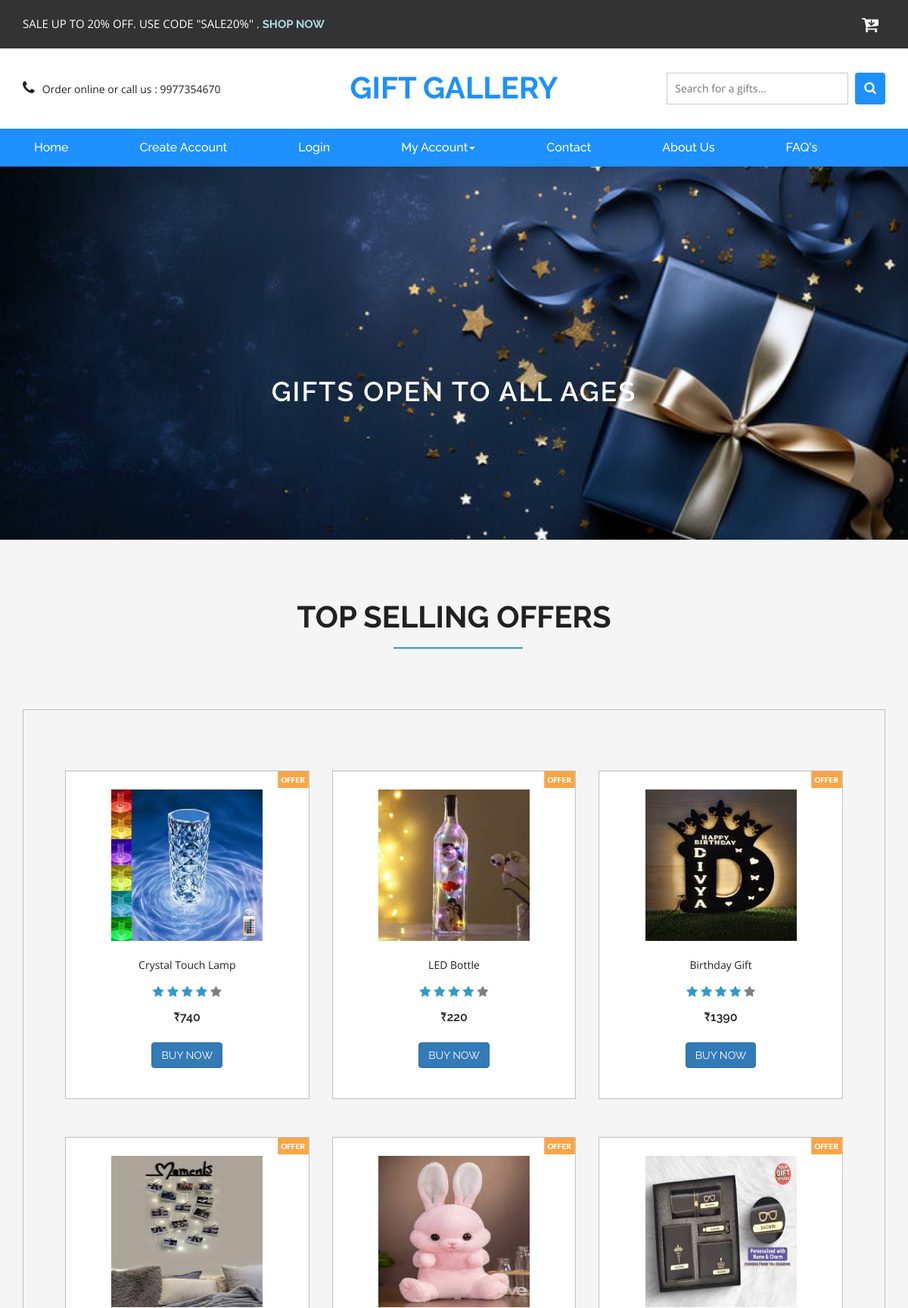
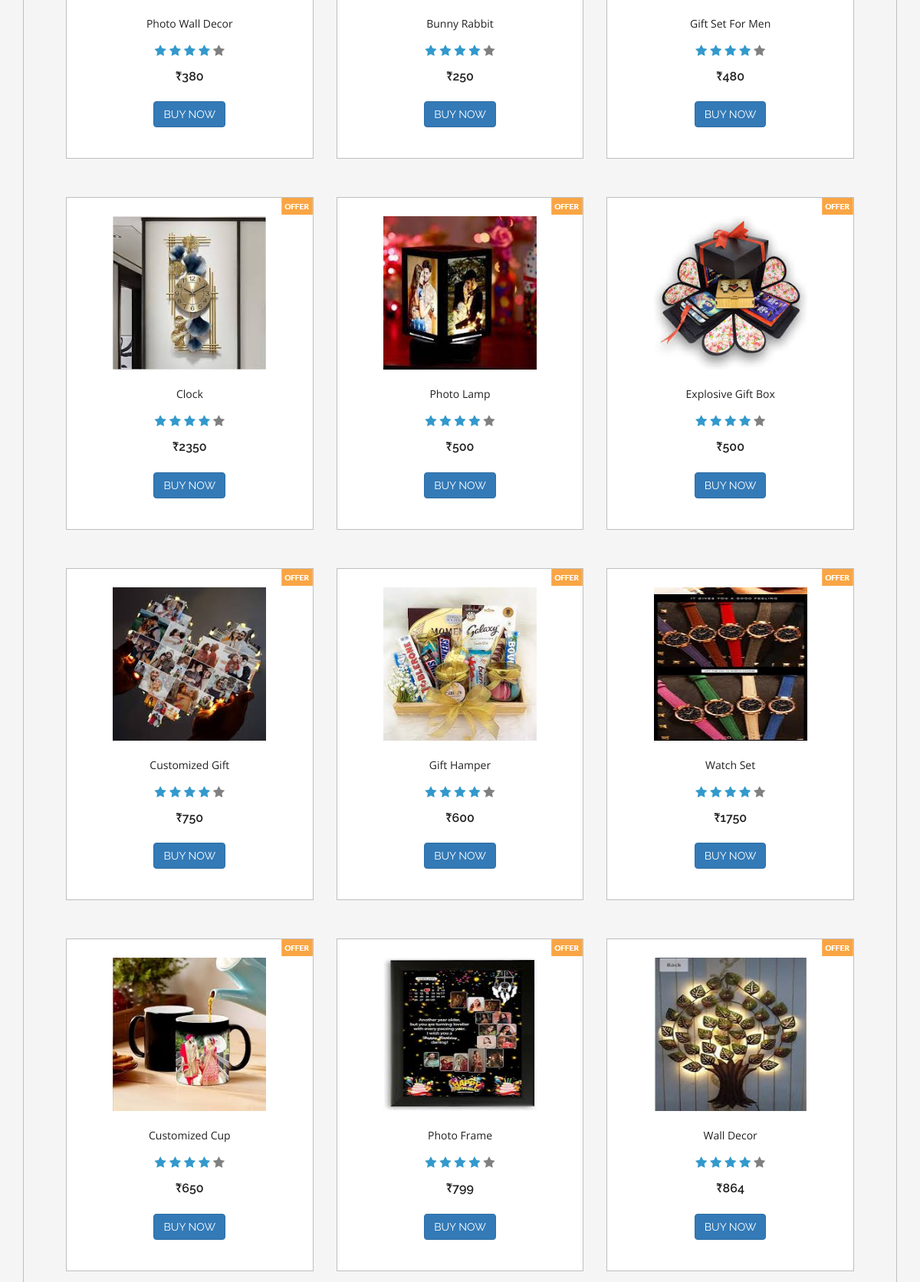
The page / (upper part) on the database its author committed (2 pictures, top to bottom).
### tables this page shows
CREATE TABLE `add_product` (
  `Product Id` int(11) NOT NULL,
  `Product Name` varchar(100) NOT NULL,
  `Product Price` varchar(100) NOT NULL,
  `Product Quantity` varchar(100) NOT NULL,
  `Product Category` varchar(100) NOT NULL,
  `Product Image` varchar(100) NOT NULL
);

### index.php (the view, shortened to what this page needs)
<!DOCTYPE html>
<html>
<head>
<link href="css/bootstrap.css" rel="stylesheet" type="text/css" media="all" />
<link href="css/style.css" rel="stylesheet" type="text/css" media="all" />
<link href="css/font-awesome.css" rel="stylesheet">
</head>
<body>
	<div class="agileits_header">
		<div class="container">
			<div class="w3l_offers">
				<p>SALE UP TO 20% OFF. USE CODE "SALE20%" . <a href="#">SHOP NOW</a></p>
			</div>
			<div class="product_list_header">
					<form action="#" method="post" class="last">
						<button class="w3view-cart" type="submit" name="submit" value=""><i class="fa fa-cart-arrow-down" aria-hidden="true"></i></button>
					</form>
			</div>
			<div class="clearfix"> </div>
		</div>
	</div>
	<div class="logo_products">
		<div class="container">
		<div class="w3ls_logo_products_left1">
				<ul class="phone_email">
					<li><i class="fa fa-phone" aria-hidden="true"></i>Order online or call us : 9977354670</li>
				</ul>
			</div>
			<div class="w3ls_logo_products_left">
				<h1><a href="index.php">Gift Gallery</a></h1>
			</div>
		<div class="w3l_search">
			<form action="#" method="post">
				<input type="search" name="Search" placeholder="Search for a gifts..." required="">
				<button type="submit" class="btn btn-default search" aria-label="Left Align">
					<i class="fa fa-search" aria-hidden="true"> </i>
				</button>
			</form>
		</div>
			<div class="clearfix"> </div>
		</div>
	</div>
	<div class="navigation-agileits">
		<div class="container">
			<nav class="navbar navbar-default">
							<div class="collapse navbar-collapse" id="bs-megadropdown-tabs">
								<ul class="nav navbar-nav">
									<li class="active"><a href="index.php" class="act">Home</a></li>
                                    <li hidden><a href="index.php"></a></li>
									<li><a href="register.php">Create Account</a></li>
									<li hidden><a href="index.php"></a></li>
									<li><a href="login.php">Login</a></li>
									<li hidden><a href="index.php"></a></li>
									<li class="dropdown">
			        <a href="#" class="dropdown-toggle" data-toggle="dropdown">My Account<b class="caret"></b></a>
              </li>
			                        <li hidden><a href="index.php"></a></li>
									<li><a href="contact.html">Contact</a></li>
									<li hidden><a href="index.php"></a></li>
									<li><a href="about.html">About Us</a></li>
									<li hidden><a href="index.php"></a></li>
									<li><a href="faq.html">FAQ's</a></li>
								</ul>
							</div>
							</nav>
			</div>
		</div>
		<ul id="demo1">
			<li>
				<img src="images/img1.jpg" alt="" />
				<div class="slide-desc">
					<h3>Gifts open to all ages</h3>
				</div>
			</li>
		</ul>
	<div class="top-brands">
		<div class="container">
		<h2>Top selling offers</h2>
			<div class="grid_3 grid_5">
				<div class="bs-example bs-example-tabs" role="tabpanel" data-example-id="togglable-tabs">
					<div id="myTabContent" class="tab-content">
						<div role="tabpanel" class="tab-pane fade in active" id="expeditions" aria-labelledby="expeditions-tab">
							<div class="agile_top_brands_grids">
							<?php
	                        $con=mysqli_connect("localhost","root","","db_project");
	                        $res=$con->query("SELECT * FROM `add_product`");
							$count=$res->num_rows;
							if($count>0)
							{
	                       	while($row=$res->fetch_assoc())
							{
							  ?>
								<div class="col-md-4 top_brand_left" style="margin-bottom: 50px;">
									<div class="hover14 column">
										<div class="agile_top_brand_left_grid">
											<div class="agile_top_brand_left_grid_pos">
												<img src="images/offer.png" alt=" " class="img-responsive" />
											</div>
											<div class="agile_top_brand_left_grid1">
												<figure>
													<div class="snipcart-item block" >
														<div class="snipcart-thumb">
															<a href="#"><img title=" " alt=" " style="width:200px; height:200px;" src="admin/imagesdb/<?php echo $row['Product Image'];?>" /></a>
															<p><?php echo $row['Product Name'];?></p>
															<div class="stars">
																<i class="fa fa-star blue-star" aria-hidden="true"></i>
																<i class="fa fa-star blue-star" aria-hidden="true"></i>
																<i class="fa fa-star blue-star" aria-hidden="true"></i>
																<i class="fa fa-star blue-star" aria-hidden="true"></i>
																<i class="fa fa-star gray-star" aria-hidden="true"></i>
															</div>
															<h4>₹<?php echo $row['Product Price'];?></h4>
														</div>
														<div class="snipcart-details top_brand_home_details">
														 <a href="login.php?var=<?php echo $row["Product Id"];?>" class="btn btn-primary btn-style mt-4">BUY NOW</a>
                                                  </div>
                                               </div>
                                            </figure>
                                          </div>
                                          </div>
                                         </div>
                                       </div>
                                      <?php
                                        }
                                    } else {
                                       echo '<p>No orders found.</p>';
                                         }
                                        ?>
							</div>
						</div>
					</div>
				</div>
			</div>
		</div>
	</div>
<link href="css/skdslider.css" rel="stylesheet">
</body>
</html>

### css/skdslider.css (style rules this page uses)
.skdslider ul.slides { margin:0; padding:0; list-style-type:none; }
.skdslider ul.slides li { display: none; }
.skdslider ul.slides li img { width: 100%; border:0; }
.skdslider .slide-desc { left: 0; padding: 20px; position: absolute; bottom: 28%; width: 100%; display: inline-block; text-align:center; }
.skdslider .slide-desc > h3 { color: #ffffff; font-size: 50px; margin-bottom: 20px; padding: 10px; width: 54%; line-height:65px; margin: 0 auto; font-weight:600; letter-spacing: 2px; text-transform:uppercase; }
@media (max-width: 1440px) { .skdslider .slide-desc > h3 { font-size: 38px; } }
@media (max-width: 1440px) { .skdslider .slide-desc { bottom: 42%; } }
@media (max-width: 1366px) { .skdslider .slide-desc > h3 { font-size: 36px; } }
@media (max-width: 1366px) { .skdslider .slide-desc { bottom: 41%; } }
@media (max-width: 1280px) { .skdslider .slide-desc { bottom: 27%; } }

### rows shown on the page
add_product: Product Image (picture), Product Name "Crystal Touch Lamp", Product Price "740"
add_product: Product Image (picture), Product Name "LED Bottle", Product Price "220"
add_product: Product Image (picture), Product Name "Birthday Gift", Product Price "1390"
add_product: Product Image (picture), Product Name "Photo Wall Decor", Product Price "380"
add_product: Product Image (picture), Product Name "Bunny Rabbit", Product Price "250"
add_product: Product Image (picture), Product Name "Gift Set For Men", Product Price "480"
add_product: Product Image (picture), Product Name "Clock", Product Price "2350"
add_product: Product Image (picture), Product Name "Photo Lamp", Product Price "500"
add_product: Product Image (picture), Product Name "Explosive Gift Box", Product Price "500"
add_product: Product Image (picture), Product Name "Customized Gift", Product Price "750"
add_product: Product Image (picture), Product Name "Gift Hamper", Product Price "600"
add_product: Product Image (picture), Product Name "Watch Set", Product Price "1750"
add_product: Product Image (picture), Product Name "Customized Cup", Product Price "650"
add_product: Product Image (picture), Product Name "Photo Frame", Product Price "799"
add_product: Product Image (picture), Product Name "Wall Decor", Product Price "864"
